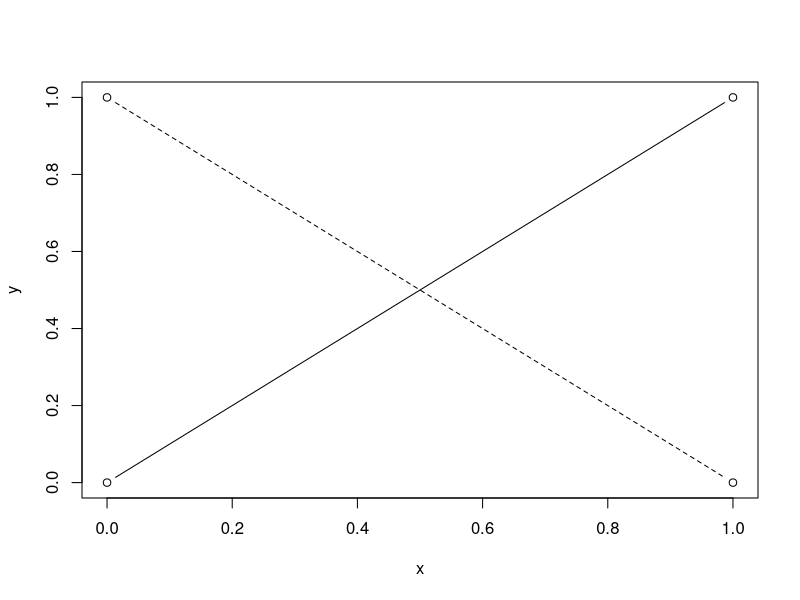
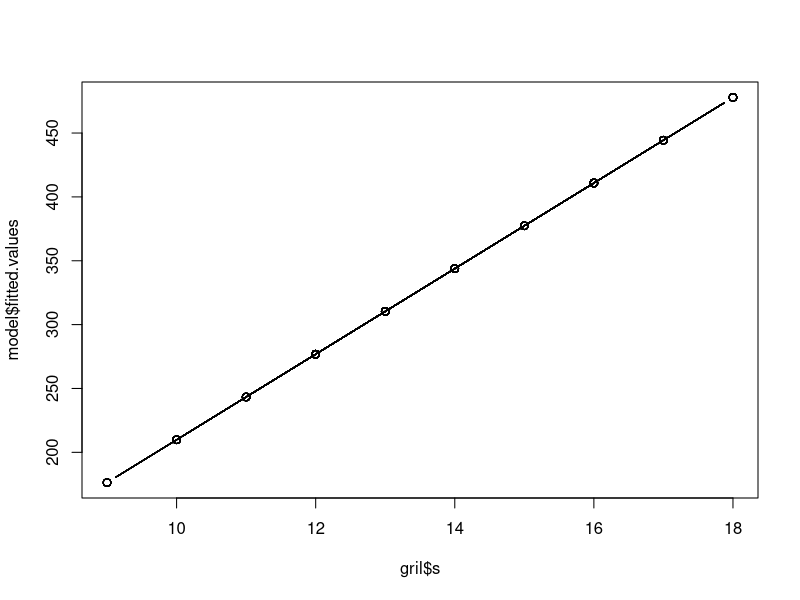

The R script that drew these images, in order:
## ---- chunk 1
#| output-location: slide
x <- c(0, 1)
y <- c(0, 1)
plot(x,y, type="b")
y1 <- c(1,0)
lines(x,y1, type="b", lty=2)
## ---- chunk 2
library(tidyverse)
gril <- read_csv("griliches.csv")
gril$wage <- exp(gril$lw)
model <- lm(wage ~ s, data=gril)
summary(model)
## ---- chunk 3
wbar <- mean(gril$wage)
wdev <- gril$wage - wbar
sbar <- mean(gril$s)
sdev <- gril$s - sbar
b <- sum(wdev*sdev)/sum(sdev^2)
b
a <- wbar - b*sbar
a
## ---- chunk 4
#| output-location: slide
plot(gril$s, model$fitted.values, type="b")
## ---- chunk 5
summary(gril$s)
## ---- chunk 6
ss.total <- sum((gril$wage - mean(gril$wage))^2)
ss.s <- sum((gril$s - mean(gril$s))^2)
ss.e <- sum(model$residuals^2)
1 - ss.e/ss.total # version 1
model$coef[2]^2 * ss.s/ss.total # version 2
## ---- chunk 7
summary(model)
